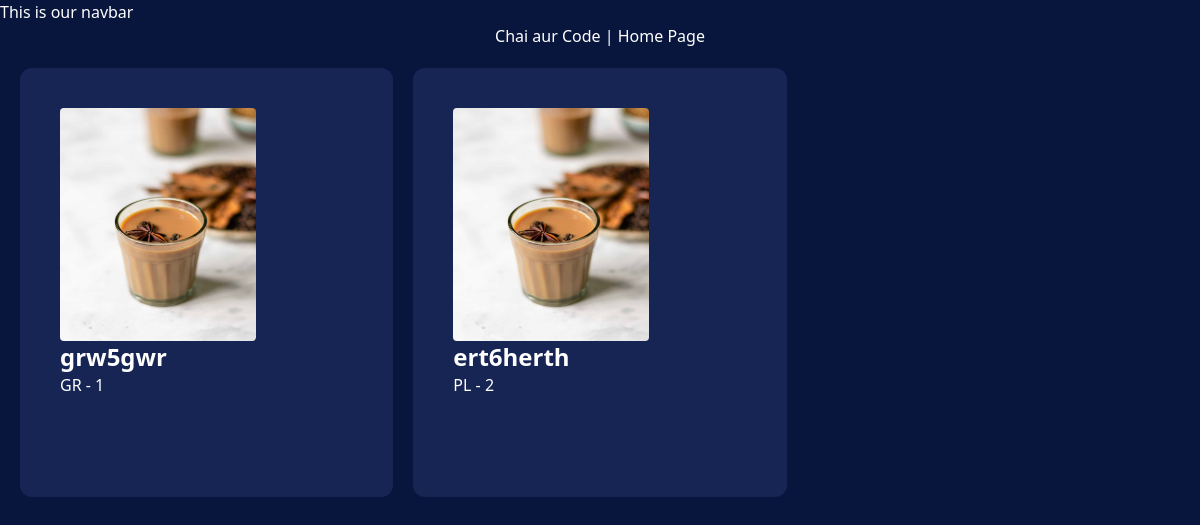
Page /chai/ on the earlier database version.
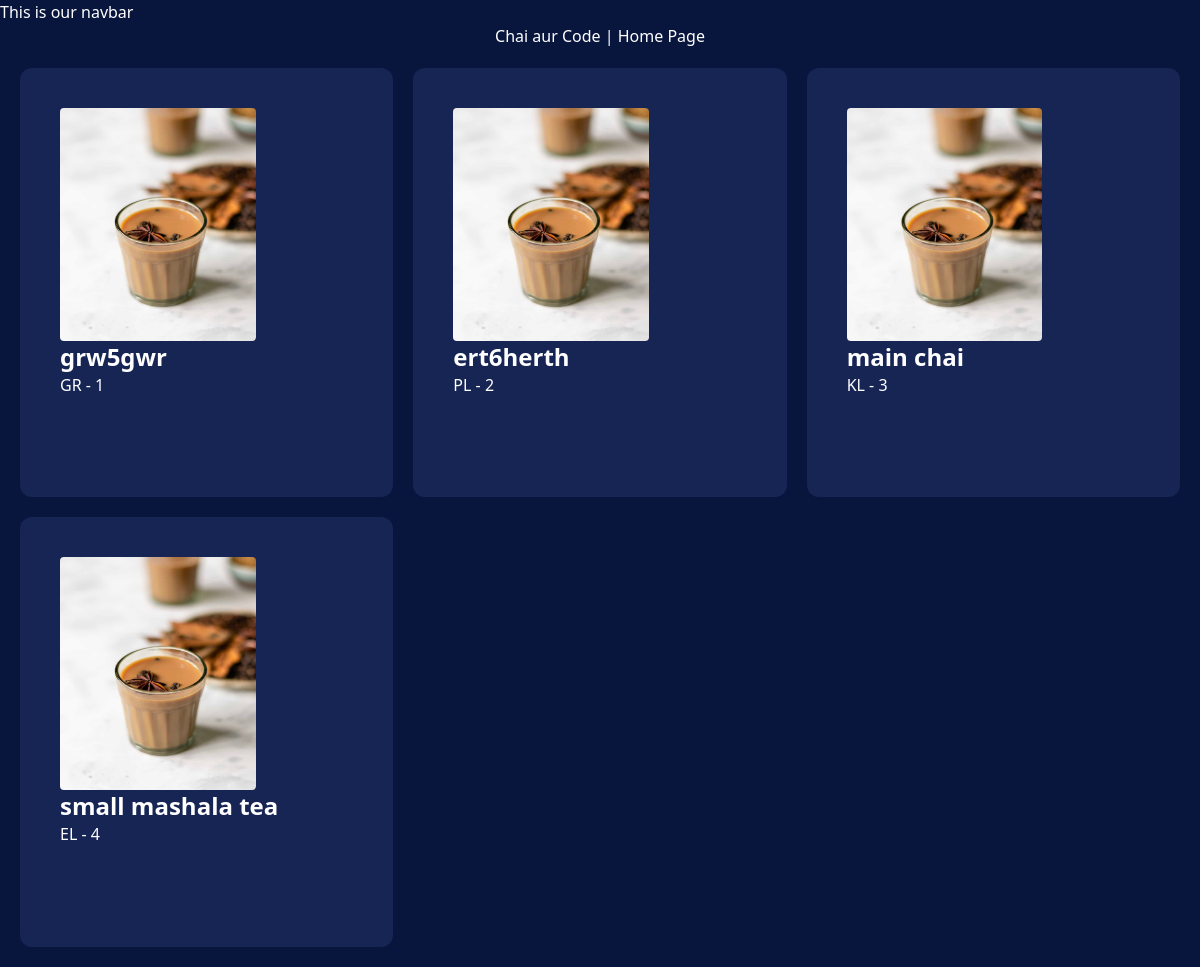
Same page on the later database version.
### chai/models.py (models this page shows, shortened)
class ChaiVarity(models.Model):
    CHAI_TYPE_CHOICE = [
        ('ML','MASALA'),
        ('GR','GINGER'),
        ('KL','KIWI'),
        ('PL','PLAIN'),
        ('EL','ELACHI'),
    ]
    name = models.CharField(max_length=100)
    image = models.ImageField(upload_to='chais/')
    date_added = models.DateTimeField(default=timezone.now)
    type = models.CharField(max_length=2 ,choices=CHAI_TYPE_CHOICE)
    description = models.TextField(default='')

### chai/views.py (the view)
# urls.py: path('',views.all_chai, name='all_chai') ,
def all_chai(request ) :
    chais = ChaiVarity.objects.all()
    return render(request ,'chai/all_chai.html', {'chais': chais})

### templates/chai/all_chai.html (shortened to what this page needs)
{% extends "../layout.html" %}
{% block content %}
<h1>Chai aur Code | Home Page </h1>
<div class="grid grid-cols-3 gap-5 m-5 ">
{% for  chai in chais   %}
 <div class="bg-blue-950 p-10 rounded-xl">
  <img class="rounded size-2/3" src="{{chai.image.url}}" alt="">
  <h3 class="text-2xl font-bold">{{chai.name}}</h3>
 <a href="{% url 'chai_details' chai.id %}">
<button type="button" class= " inline-flex items-center justify-center ">
{{chai.type}} - {{chai.id}}
</button>
 </a>
 </div>
{% endfor %}
</div>
{% endblock %}

### templates/layout.html (shortened to what this page needs)
{% load static tailwind_tags %}
{% load static %}
<!DOCTYPE html>
<html lang="en">
<head>
    <link rel="stylesheet" href="{% static 'style.css'%}">
    {% tailwind_css %}
</head>
<body>
    <nav>This is our navbar </nav>
{% block content %}{% endblock %}
</body>
</html>

### static/style.css (style rules this page uses)
body { background-color: #08153d; color: #FFFFFF ; }
h1 { text-align: center ; font-size: 2em; }

Differences in the rows shown:
added ChaiVarity: image (picture), name "main chai", type "KL", id "3"
added ChaiVarity: image (picture), name "small mashala tea", type "EL", id "4"
